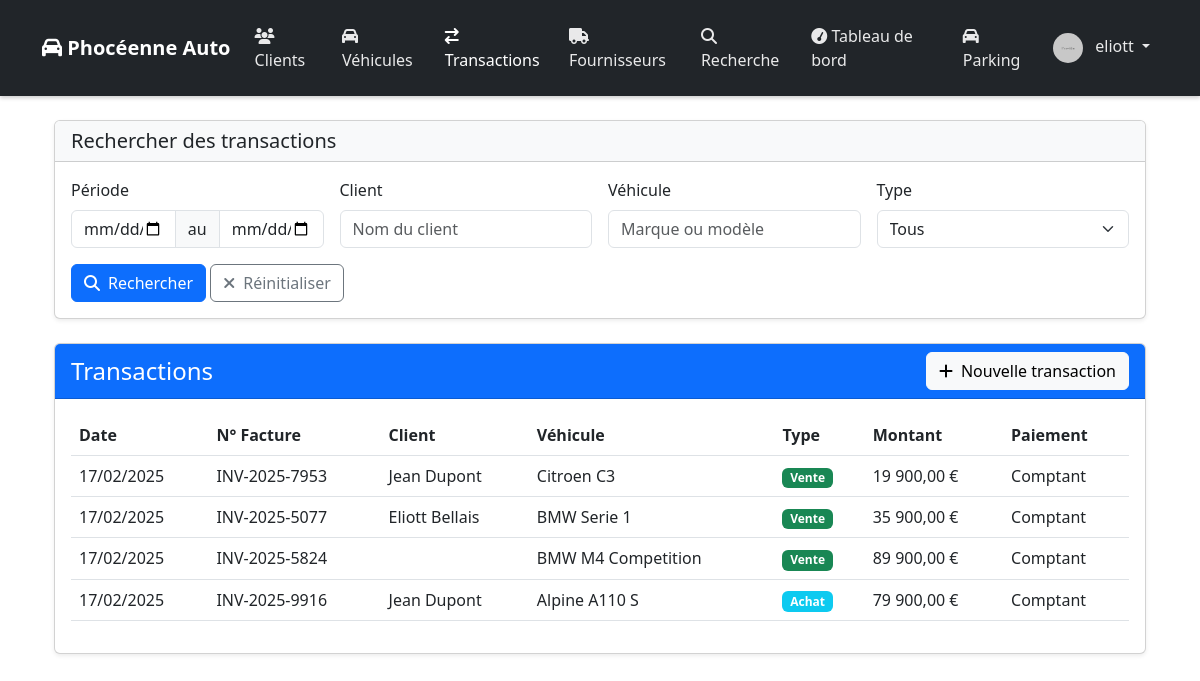
/transactions/index.php (signed in), run on the app's committed database.
### tables this page shows
CREATE TABLE IF NOT EXISTS `transactions` (
  `id` bigint UNSIGNED NOT NULL AUTO_INCREMENT,
  `customer_id` bigint UNSIGNED NOT NULL,
  `vehicle_id` bigint UNSIGNED NOT NULL,
  `user_id` bigint UNSIGNED NOT NULL,
  `transaction_type` varchar(20) NOT NULL COMMENT 'sale, purchase',
  `transaction_date` timestamp NULL DEFAULT CURRENT_TIMESTAMP,
  `price` decimal(10,2) NOT NULL,
  `payment_method` varchar(20) NOT NULL,
  `payment_type` varchar(20) NOT NULL COMMENT 'full, monthly',
  `invoice_number` varchar(50) NOT NULL,
  `notes` text,
  `status` varchar(20) DEFAULT 'completed',
   
  `brand` varchar(50) NOT NULL,
  `model` varchar(50) NOT NULL,
  `version` varchar(100) DEFAULT NULL,
  `year` int NOT NULL,
  `color` varchar(30) DEFAULT NULL,
  `fuel_type` varchar(20) DEFAULT NULL,
  `transmission` varchar(20) DEFAULT NULL,
  `mileage` int NOT NULL,
  `registration_number` varchar(20) DEFAULT NULL,
  `vin_number` varchar(17) DEFAULT NULL,
  `registration_date` date DEFAULT NULL,
  `options` text,
  `location` varchar(100) DEFAULT NULL,
   
  `installments` int DEFAULT NULL,
  `first_payment_date` date DEFAULT NULL,
  PRIMARY KEY (`id`),
  UNIQUE KEY `id` (`id`),
  UNIQUE KEY `invoice_number` (`invoice_number`),
  KEY `customer_id` (`customer_id`),
  KEY `vehicle_id` (`vehicle_id`),
  KEY `user_id` (`user_id`)
);

CREATE TABLE IF NOT EXISTS `customers` (
  `id` bigint UNSIGNED NOT NULL AUTO_INCREMENT,
  `first_name` varchar(50) NOT NULL,
  `last_name` varchar(50) NOT NULL,
  `email` varchar(100) DEFAULT NULL,
  `phone` varchar(20) DEFAULT NULL,
  `address` text,
  `postal_code` varchar(10) DEFAULT NULL,
  `city` varchar(50) DEFAULT NULL,
  `created_at` timestamp NULL DEFAULT CURRENT_TIMESTAMP,
  `updated_at` timestamp NULL DEFAULT CURRENT_TIMESTAMP,
  `is_active` tinyint(1) DEFAULT '1',
  PRIMARY KEY (`id`),
  UNIQUE KEY `id` (`id`),
  UNIQUE KEY `email` (`email`)
);

CREATE TABLE IF NOT EXISTS `vehicles` (
  `id` bigint UNSIGNED NOT NULL AUTO_INCREMENT,
  `brand` varchar(50) NOT NULL,
  `model` varchar(50) NOT NULL,
  `year` int NOT NULL,
  `mileage` int NOT NULL,
  `price` decimal(10,2) NOT NULL,
  `vehicle_condition` varchar(20) DEFAULT NULL,
  `color` varchar(30) DEFAULT NULL,
  `fuel_type` varchar(20) DEFAULT NULL,
  `transmission` varchar(20) DEFAULT NULL,
  `registration_number` varchar(20) DEFAULT NULL,
  `vin_number` varchar(17) DEFAULT NULL,
  `status` varchar(20) DEFAULT NULL,
  `created_at` timestamp NULL DEFAULT CURRENT_TIMESTAMP,
  `updated_at` timestamp NULL DEFAULT CURRENT_TIMESTAMP,
  `supplier_id` int DEFAULT NULL,
  `registration_date` date DEFAULT NULL,
  `options` text,
  `location` varchar(100) DEFAULT NULL,
  `version` varchar(100) DEFAULT NULL,
  PRIMARY KEY (`id`),
  UNIQUE KEY `id` (`id`),
  UNIQUE KEY `registration_number` (`registration_number`),
  UNIQUE KEY `vin_number` (`vin_number`)
);

### transactions/index.php (the view, shortened to what this page needs)
<?php
require_once '../includes/header.php';
$search = [
    'date_start' => $_GET['date_start'] ?? '',
    'date_end' => $_GET['date_end'] ?? '',
    'customer' => $_GET['customer'] ?? '',
    'vehicle' => $_GET['vehicle'] ?? '',
    'transaction_type' => $_GET['transaction_type'] ?? ''
];
try {
    $sql = "SELECT t.*,
            c.first_name as customer_first_name,
            c.last_name as customer_last_name,
            v.brand as vehicle_brand,
            v.model as vehicle_model,
            u.username as user_name
            FROM transactions t
            LEFT JOIN customers c ON t.customer_id = c.id
            LEFT JOIN vehicles v ON t.vehicle_id = v.id
            LEFT JOIN users u ON t.user_id = u.id
            WHERE 1=1";
    $params = [];
    $sql .= " ORDER BY t.transaction_date DESC";
    $stmt = $pdo->prepare($sql);
    $stmt->execute($params);
    $transactions = $stmt->fetchAll();
} catch (PDOException $e) {
    $_SESSION['error'] = "Erreur lors de la récupération des transactions: " . $e->getMessage();
}
?>
<div class="container mt-4">
    <div class="card mb-4 shadow-sm">
        <div class="card-header bg-light">
            <h5 class="mb-0">Rechercher des transactions</h5>
        </div>
        <div class="card-body">
            <form method="GET" class="row g-3">
                <div class="col-md-3">
                    <label class="form-label">Période</label>
                    <div class="input-group">
                        <input type="date" class="form-control" name="date_start" value="<?= htmlspecialchars($search['date_start']) ?>">
                        <span class="input-group-text">au</span>
                        <input type="date" class="form-control" name="date_end" value="<?= htmlspecialchars($search['date_end']) ?>">
                    </div>
                </div>
                <div class="col-md-3">
                    <label class="form-label">Client</label>
                    <input type="text" class="form-control" name="customer" placeholder="Nom du client"
                           value="<?= htmlspecialchars($search['customer']) ?>">
                </div>
                <div class="col-md-3">
                    <label class="form-label">Véhicule</label>
                    <input type="text" class="form-control" name="vehicle" placeholder="Marque ou modèle"
                           value="<?= htmlspecialchars($search['vehicle']) ?>">
                </div>
                <div class="col-md-3">
                    <label class="form-label">Type</label>
                    <select class="form-select" name="transaction_type">
                        <option value="">Tous</option>
                    </select>
                </div>
                <div class="col-12">
                    <button type="submit" class="btn btn-primary">
                        <i class="fa fa-search me-2"></i>Rechercher
                    </button>
                    <a href="/transactions/" class="btn btn-outline-secondary">
                        <i class="fa fa-times me-2"></i>Réinitialiser
                    </a>
                </div>
            </form>
        </div>
    </div>
    <div class="card shadow-sm">
        <div class="card-header bg-primary text-white d-flex justify-content-between align-items-center">
            <h4 class="mb-0">Transactions</h4>
            <a href="/transactions/add.php" class="btn btn-light">
                <i class="fa fa-plus me-2"></i>Nouvelle transaction
            </a>
        </div>
        <div class="card-body">
            <div class="table-responsive">
                <table class="table table-hover">
                    <thead>
                        <tr>
                            <th>Date</th>
                            <th>N° Facture</th>
                            <th>Client</th>
                            <th>Véhicule</th>
                            <th>Type</th>
                            <th>Montant</th>
                            <th>Paiement</th>
                        </tr>
                    </thead>
                    <tbody>
                        <?php foreach ($transactions as $transaction): ?>
                            <tr onclick="window.location='/transactions/view.php?id=<?= $transaction['id'] ?>'"
                                style="cursor: pointer">
                                <td><?= date('d/m/Y', strtotime($transaction['transaction_date'])) ?></td>
                                <td><?= htmlspecialchars($transaction['invoice_number']) ?></td>
                                <td><?= htmlspecialchars($transaction['customer_first_name'] . ' ' . $transaction['customer_last_name']) ?></td>
                                <td><?= htmlspecialchars($transaction['vehicle_brand'] . ' ' . $transaction['vehicle_model']) ?></td>
                                <td>
                                    <span class="badge bg-<?= $transaction['transaction_type'] === 'sale' ? 'success' : 'info' ?>">
                                        <?= $transaction['transaction_type'] === 'sale' ? 'Vente' : 'Achat' ?>
                                    </span>
                                </td>
                                <td><?= number_format($transaction['price'], 2, ',', ' ') ?> €</td>
                                <td><?= $transaction['payment_type'] === 'monthly' ? 'Mensuel' : 'Comptant' ?></td>
                            </tr>
                        <?php endforeach; ?>
                    </tbody>
                </table>
            </div>
        </div>
    </div>
</div>
<?php require_once '../includes/footer.php'; ?>

### includes/header.php (style rules this page uses)
body { overflow-x: hidden; width: 100%; }

### data on the page
transactions: transaction_date "17/02/2025", invoice_number "INV-2025-7953", customer.last_name "Jean Dupont", vehicle.model "Citroen C3", transaction_type "Vente", price "19 900,00", payment_type "Comptant"
transactions: transaction_date "17/02/2025", invoice_number "INV-2025-5077", customer.last_name "Eliott Bellais", vehicle.model "BMW Serie 1", transaction_type "Vente", price "35 900,00", payment_type "Comptant"
transactions: transaction_date "17/02/2025", invoice_number "INV-2025-5824", vehicle.model "BMW M4 Competition", transaction_type "Vente", price "89 900,00", payment_type "Comptant"
transactions: transaction_date "17/02/2025", invoice_number "INV-2025-9916", customer.last_name "Jean Dupont", vehicle.model "Alpine A110 S", transaction_type "Achat", price "79 900,00", payment_type "Comptant"

### other printed values
$_SESSION['username'] "eliott"
